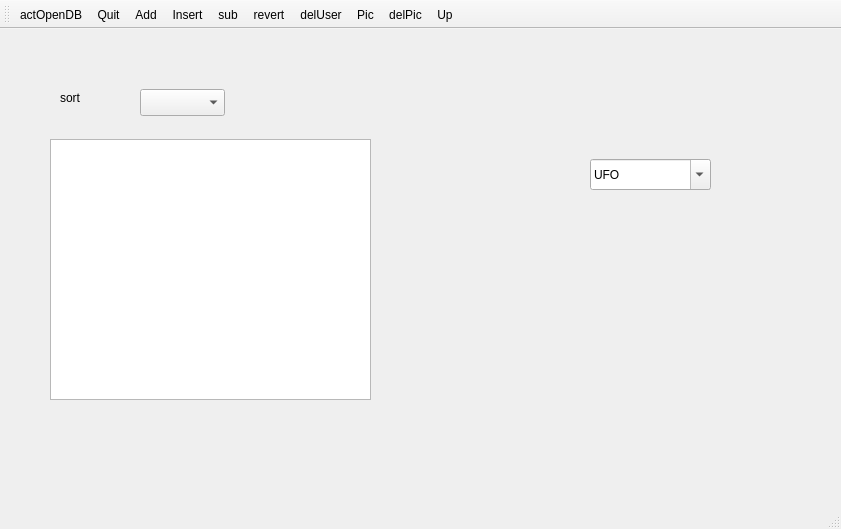
<?xml version="1.0" encoding="UTF-8"?>
<ui version="4.0">
 <class>MainWindow</class>
 <widget class="QMainWindow" name="MainWindow">
  <property name="geometry">
   <rect>
    <x>0</x>
    <y>0</y>
    <width>841</width>
    <height>529</height>
   </rect>
  </property>
  <property name="windowTitle">
   <string>MainWindow</string>
  </property>
  <widget class="QWidget" name="centralWidget">
   <widget class="QTableView" name="tableView">
    <property name="geometry">
     <rect>
      <x>50</x>
      <y>110</y>
      <width>321</width>
      <height>261</height>
     </rect>
    </property>
    <property name="sizePolicy">
     <sizepolicy hsizetype="Fixed" vsizetype="Fixed">
      <horstretch>0</horstretch>
      <verstretch>0</verstretch>
     </sizepolicy>
    </property>
   </widget>
   <widget class="QLabel" name="photo">
    <property name="geometry">
     <rect>
      <x>550</x>
      <y>220</y>
      <width>201</width>
      <height>151</height>
     </rect>
    </property>
    <property name="text">
     <string/>
    </property>
   </widget>
   <widget class="QComboBox" name="comboBox">
    <property name="enabled">
     <bool>true</bool>
    </property>
    <property name="geometry">
     <rect>
      <x>590</x>
      <y>130</y>
      <width>121</width>
      <height>31</height>
     </rect>
    </property>
    <property name="editable">
     <bool>true</bool>
    </property>
    <property name="duplicatesEnabled">
     <bool>false</bool>
    </property>
    <item>
     <property name="text">
      <string>UFO</string>
     </property>
    </item>
    <item>
     <property name="text">
      <string>ABC</string>
     </property>
    </item>
   </widget>
   <widget class="QComboBox" name="comboBox_2">
    <property name="geometry">
     <rect>
      <x>140</x>
      <y>60</y>
      <width>85</width>
      <height>27</height>
     </rect>
    </property>
   </widget>
   <widget class="QLabel" name="label">
    <property name="geometry">
     <rect>
      <x>60</x>
      <y>60</y>
      <width>67</width>
      <height>17</height>
     </rect>
    </property>
    <property name="text">
     <string>sort</string>
    </property>
   </widget>
  </widget>
  <widget class="QMenuBar" name="menuBar">
   <property name="geometry">
    <rect>
     <x>0</x>
     <y>0</y>
     <width>841</width>
     <height>28</height>
    </rect>
   </property>
  </widget>
  <widget class="QToolBar" name="mainToolBar">
   <attribute name="toolBarArea">
    <enum>TopToolBarArea</enum>
   </attribute>
   <attribute name="toolBarBreak">
    <bool>false</bool>
   </attribute>
   <addaction name="actionActOpenDB"/>
   <addaction name="actionQuit"/>
   <addaction name="actionAdd"/>
   <addaction name="actionInsert"/>
   <addaction name="actionSub"/>
   <addaction name="actionRevert"/>
   <addaction name="actionDelUser"/>
   <addaction name="actionPic"/>
   <addaction name="actionDelPic"/>
   <addaction name="actionUp"/>
  </widget>
  <widget class="QStatusBar" name="statusBar"/>
  <action name="actionActOpenDB">
   <property name="icon">
    <iconset resource="image.qrc">
     <normaloff>:/open</normaloff>:/open</iconset>
   </property>
   <property name="text">
    <string>actOpenDB</string>
   </property>
   <property name="toolTip">
    <string>Open Database</string>
   </property>
  </action>
  <action name="actionQuit">
   <property name="icon">
    <iconset resource="image.qrc">
     <normaloff>:/exit</normaloff>:/exit</iconset>
   </property>
   <property name="text">
    <string>Quit</string>
   </property>
  </action>
  <action name="actionAdd">
   <property name="icon">
    <iconset resource="image.qrc">
     <normaloff>:/add</normaloff>:/add</iconset>
   </property>
   <property name="text">
    <string>Add</string>
   </property>
  </action>
  <action name="actionInsert">
   <property name="icon">
    <iconset resource="image.qrc">
     <normaloff>:/insert</normaloff>:/insert</iconset>
   </property>
   <property name="text">
    <string>Insert</string>
   </property>
  </action>
  <action name="actionSub">
   <property name="icon">
    <iconset resource="image.qrc">
     <normaloff>:/sub</normaloff>:/sub</iconset>
   </property>
   <property name="text">
    <string>sub</string>
   </property>
  </action>
  <action name="actionRevert">
   <property name="icon">
    <iconset resource="image.qrc">
     <normaloff>:/revert</normaloff>:/revert</iconset>
   </property>
   <property name="text">
    <string>revert</string>
   </property>
  </action>
  <action name="actionDelUser">
   <property name="icon">
    <iconset resource="image.qrc">
     <normaloff>:/delUser</normaloff>:/delUser</iconset>
   </property>
   <property name="text">
    <string>delUser</string>
   </property>
  </action>
  <action name="actionPic">
   <property name="icon">
    <iconset resource="image.qrc">
     <normaloff>:/Pic</normaloff>:/Pic</iconset>
   </property>
   <property name="text">
    <string>Pic</string>
   </property>
  </action>
  <action name="actionDelPic">
   <property name="icon">
    <iconset resource="image.qrc">
     <normaloff>:/delPic</normaloff>:/delPic</iconset>
   </property>
   <property name="text">
    <string>delPic</string>
   </property>
  </action>
  <action name="actionUp">
   <property name="icon">
    <iconset resource="image.qrc">
     <normaloff>:/up</normaloff>:/up</iconset>
   </property>
   <property name="text">
    <string>Up</string>
   </property>
  </action>
 </widget>
 <layoutdefault spacing="6" margin="11"/>
 <resources>
  <include location="image.qrc"/>
 </resources>
 <connections/>
</ui>
